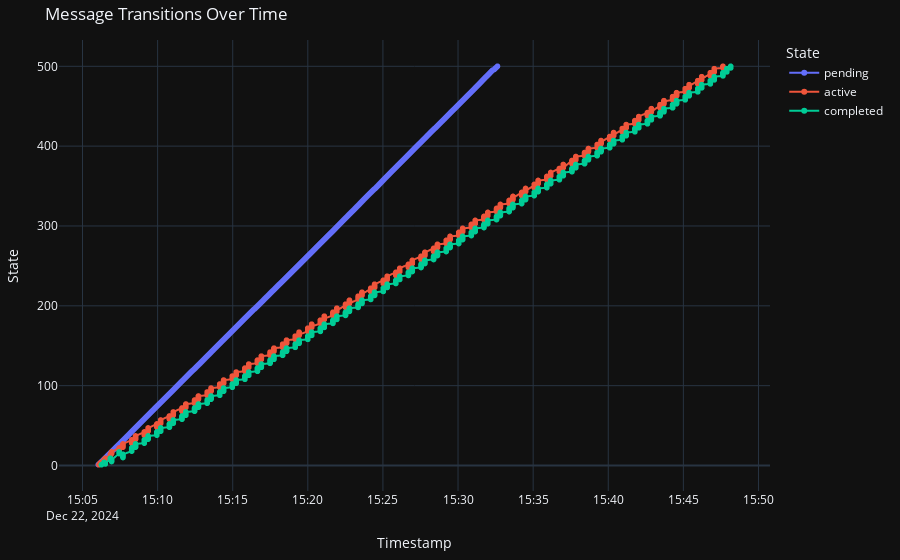

Notebook cell for this chart:
### Code cell
analyze_message_flow(logs500)

### Figure 1 — Plotly figure (JSON) as saved in the notebook; plotly's stock layout.template omitted (floating-point values rounded to 4 significant figures; data arrays with more than 128 entries replaced by an {"elided": "..."} marker saying what was removed)
{"data": [{"hovertemplate": "State=pending<br>Time=%{x}<br>message_id=%{y}<extra></extra>", "legendgroup": "pending", "line": {"color": "#636efa", "dash": "solid"}, "marker": {"symbol": "circle"}, "mode": "lines+markers", "name": "pending", "showlegend": true, "type": "scattergl", "x": {"elided": "500 str values"}, "xaxis": "x", "y": {"elided": "500 int values"}, "yaxis": "y"}, {"hovertemplate": "State=active<br>Time=%{x}<br>message_id=%{y}<extra></extra>", "legendgroup": "active", "line": {"color": "#EF553B", "dash": "solid"}, "marker": {"symbol": "circle"}, "mode": "lines+markers", "name": "active", "showlegend": true, "type": "scattergl", "x": {"elided": "500 str values"}, "xaxis": "x", "y": {"elided": "500 int values"}, "yaxis": "y"}, {"hovertemplate": "State=completed<br>Time=%{x}<br>message_id=%{y}<extra></extra>", "legendgroup": "completed", "line": {"color": "#00cc96", "dash": "solid"}, "marker": {"symbol": "circle"}, "mode": "lines+markers", "name": "completed", "showlegend": true, "type": "scattergl", "x": {"elided": "500 str values"}, "xaxis": "x", "y": {"elided": "500 int values"}, "yaxis": "y"}], "layout": {"hovermode": "closest", "legend": {"title": {"text": "State"}, "tracegroupgap": 0}, "margin": {"b": 40, "l": 40, "r": 40, "t": 40}, "title": {"text": "Message Transitions Over Time"}, "xaxis": {"anchor": "y", "domain": [0, 1], "showgrid": true, "title": {"text": "Timestamp"}}, "yaxis": {"anchor": "x", "domain": [0, 1], "showgrid": true, "title": {"text": "State"}}}}
